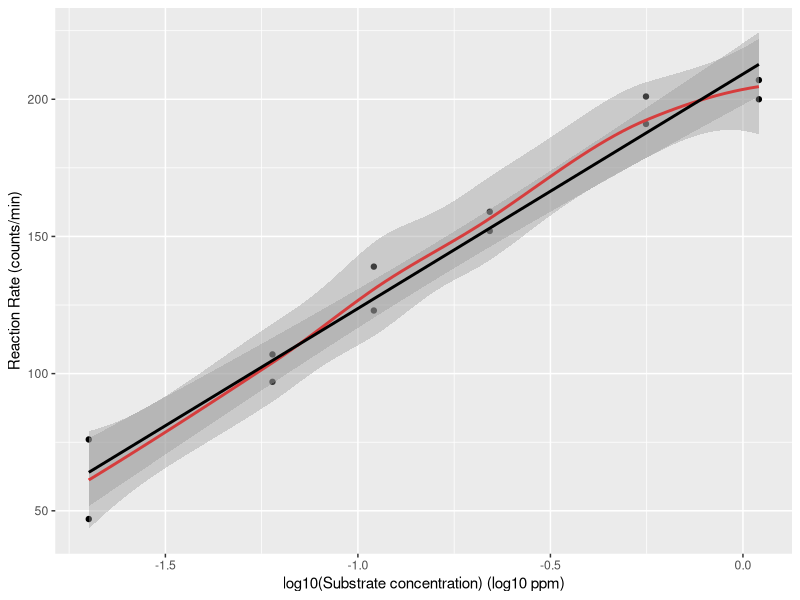
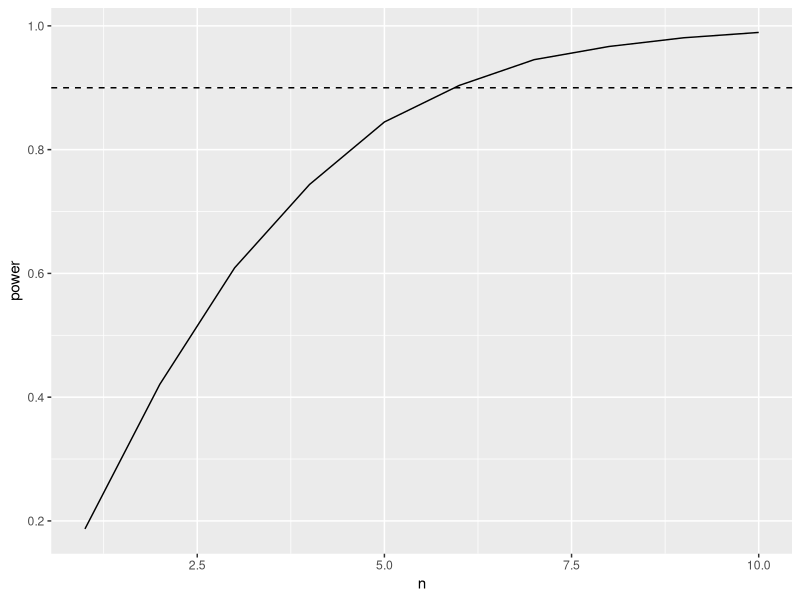
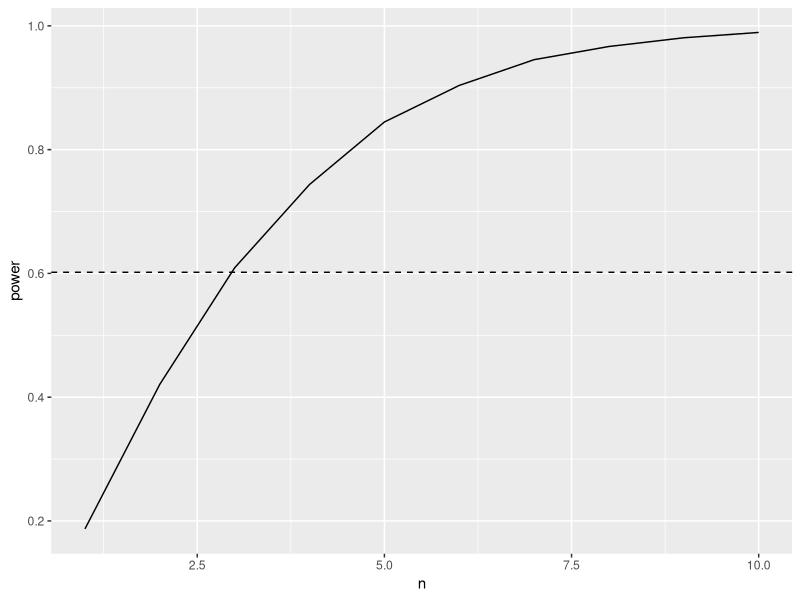

Write R code to recreate these figures, in order.
## ---- chunk 1
knitr::opts_chunk$set(include = TRUE, comment = NA, echo = TRUE,
                      message = FALSE, warning = FALSE)
## ---- chunk 2
library(tidyverse)
## ---- chunk 3
data(Puromycin)
Puromycin <- Puromycin %>% 
  filter(state=="treated")
## ---- chunk 4
Puromycin  %>%
  ggplot(aes(x=conc %>% log10,y=rate)) +
  geom_point() + 
  stat_smooth(method = "loess",col="red") + 
  stat_smooth(method='lm',col="black") +
  ylab("Reaction Rate (counts/min)") +
  xlab("log10(Substrate concentration) (log10 ppm)")
## ---- chunk 5
simFast <- function(form, data, betas, sd, contrasts, alpha = .05, nSim = 10000)
{
    ySim <- rnorm(nrow(data)*nSim,sd=sd)
    dim(ySim) <-c(nrow(data),nSim)
    design <- model.matrix(form, data)
    ySim <- ySim + c(design %*%betas)
    ySim <- t(ySim)
  
    ### Fitting
    fitAll <- limma::lmFit(ySim,design)
  
    ### Inference
    varUnscaled <- c(t(contrasts)%*%fitAll$cov.coefficients%*%contrasts)
    contrasts <- fitAll$coefficients %*%contrasts
    seContrasts <- varUnscaled^.5*fitAll$sigma
    tstats <- contrasts/seContrasts
    pvals <- pt(abs(tstats),fitAll$df.residual,lower.tail = FALSE)*2
    return(mean(pvals < alpha))
}
## ---- chunk 6
mod1 <- lm(rate ~ conc %>% log10, Puromycin)
betas <- mod1$coefficients
nSim <- 10000
form <- ~ conc %>% log10 
sd <- sigma(mod1)
contrast <- matrix(c(0,1),ncol=1)
rownames(contrast) <- names(mod1$coefficients)
alpha <- 0.05 

power <- simFast(form, Puromycin, betas, sd, contrasts = contrast, alpha = alpha, nSim = nSim)
power
## ---- chunk 7
mod1 <- lm(rate ~ conc %>% log10, Puromycin)
betas <- mod1$coefficients
betas[2] <- 10
nSim <- 10000
form <- ~ conc %>% log10 
sd <- sigma(mod1)
contrast <- matrix(c(0,1),ncol=1)
rownames(contrast) <- names(mod1$coefficients)
alpha <- 0.05 

power <- simFast(form, Puromycin, betas, sd, contrasts = contrast, alpha = alpha, nSim = nSim)
power
## ---- chunk 8
mod1 <- lm(rate ~ conc %>% log10, Puromycin)
concentrations <- Puromycin %>% 
  pull(conc) %>% 
  unique
  
  
betas <- mod1$coefficients
betas[2] <- 10
nSim <- 10000
form <- ~ conc %>% log10 
sd <- sigma(mod1)
contrast <- matrix(c(0,1),ncol=1)
rownames(contrast) <- names(mod1$coefficients)
alpha <- 0.05 
powers <- data.frame(n = 1:10, power=NA)
for (i in 1:10)
{
  simData <- data.frame(conc = rep(concentrations,each=i))
  powers[i,2] <- simFast(form, simData, betas, sd, contrasts = contrast, alpha = alpha, nSim = nSim)
}
powers %>% 
  ggplot(aes(n,power)) +
  geom_line() +
  geom_hline(yintercept = .9, lty = 2)
## ---- chunk 9
concentrations <- Puromycin %>% 
  pull(conc) %>% 
  unique
  
betas <- mod1$coefficients
betas[2] <- 10
nSim <- 10000
form <- ~ conc %>% log10 
sd <- sigma(mod1)
contrast <- matrix(c(0,1),ncol=1)
rownames(contrast) <- names(mod1$coefficients)
alpha <- 0.05 

simData <- data.frame(conc = c(concentrations,rep(min(concentrations),3),rep(max(concentrations),3)))
simData

powerOpt <- simFast(form, simData, betas, sd, contrasts = contrast, alpha = alpha, nSim = nSim)
powerOpt
## ---- chunk 10
powers %>% 
  ggplot(aes(n,power)) +
  geom_line() +
  geom_hline(yintercept = powerOpt, lty = 2)
